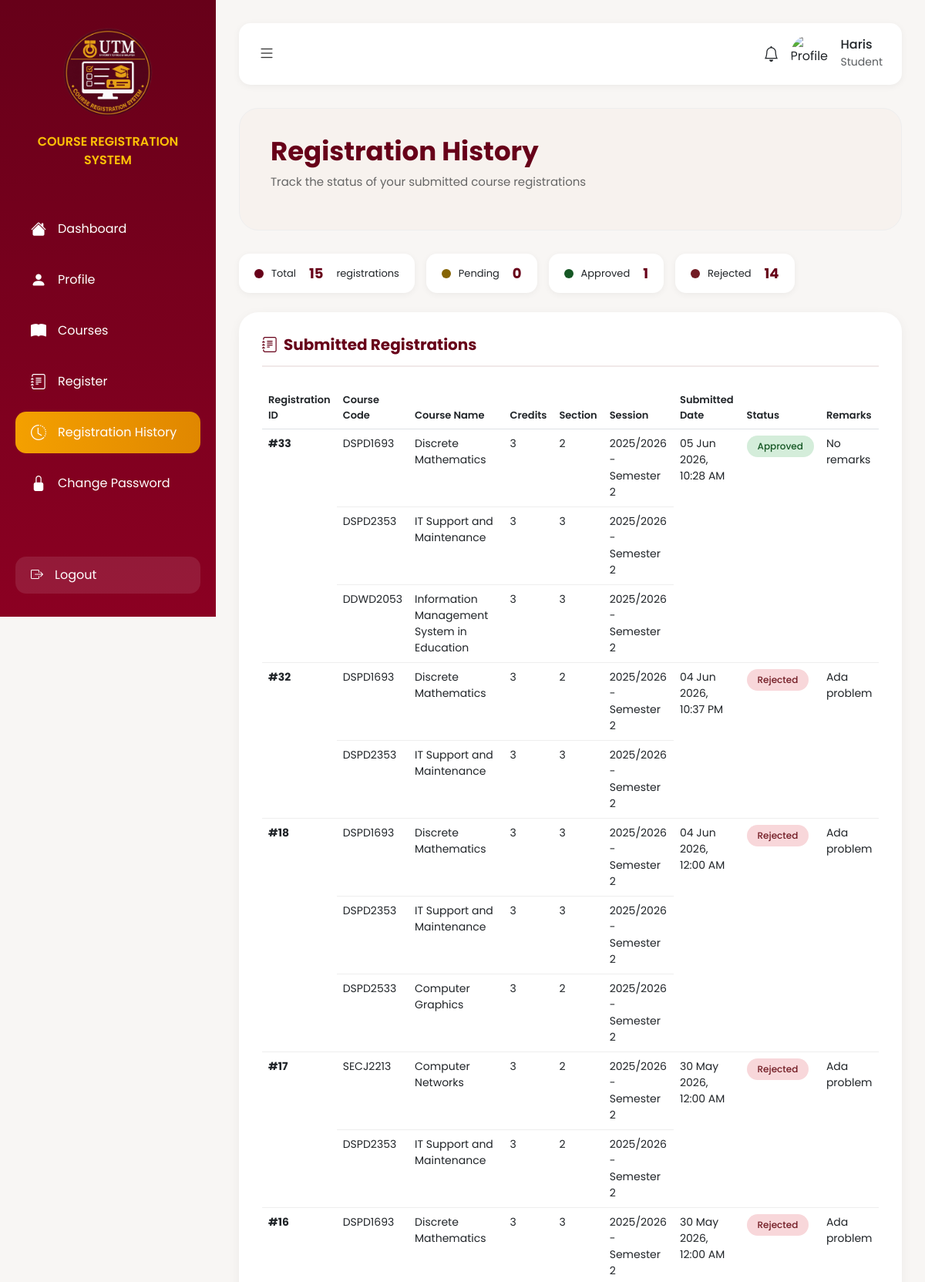
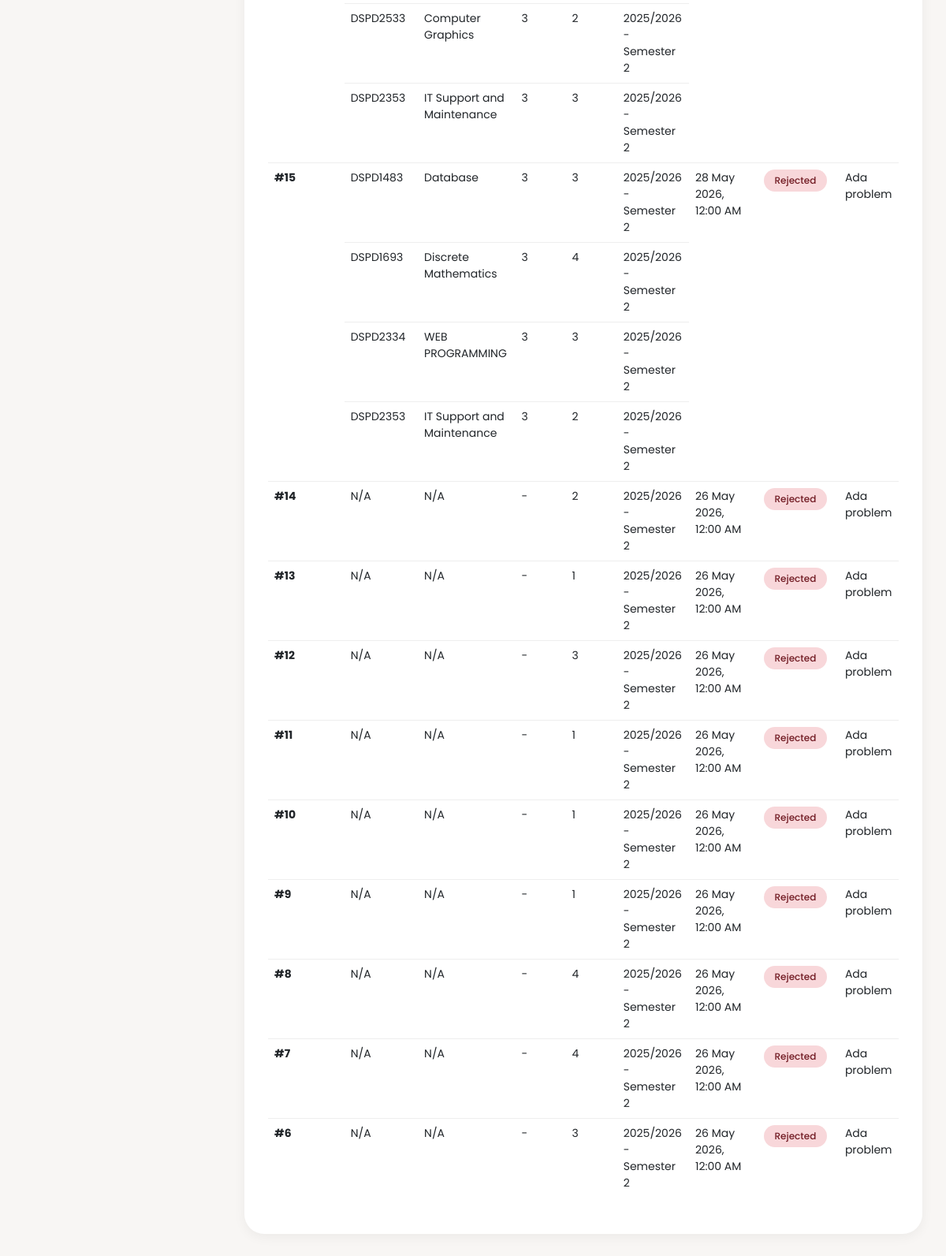
Page /student_registration_history.php (signed in) on the committed database (2 pictures, top to bottom).
### tables this page shows
CREATE TABLE `users` (
  `user_id` int(11) NOT NULL,
  `matrix_number` varchar(100) NOT NULL,
  `user_name` varchar(100) NOT NULL,
  `utm_email` varchar(100) NOT NULL,
  `second_email` varchar(100) NOT NULL,
  `phone` varchar(100) NOT NULL,
  `password` varchar(100) NOT NULL,
  `role` enum('student','advisor','admin') NOT NULL,
  `login_cred` varchar(100) DEFAULT NULL
);

CREATE TABLE `registration_courses` (
  `id` int(11) UNSIGNED NOT NULL,
  `registration_id` int(11) UNSIGNED NOT NULL,
  `subject_code` varchar(20) NOT NULL,
  `section` varchar(10) DEFAULT NULL
);

CREATE TABLE `course_registrations` (
  `id` int(11) UNSIGNED NOT NULL,
  `student_id` int(11) NOT NULL,
  `submission_date` datetime NOT NULL,
  `status` enum('pending','approved','rejected') NOT NULL DEFAULT 'pending',
  `advisor_remarks` text DEFAULT NULL,
  `reviewed_by` int(11) DEFAULT NULL,
  `reviewed_at` datetime DEFAULT NULL,
  `section` varchar(10) DEFAULT NULL,
  `session` varchar(50) DEFAULT '2025/2026 - Semester 2'
);

CREATE TABLE `subjects` (
  `subject_code` varchar(20) NOT NULL,
  `subject_name` varchar(100) NOT NULL,
  `credits` int(2) NOT NULL,
  `programme` varchar(100) NOT NULL,
  `is_hidden` tinyint(1) NOT NULL DEFAULT 0
);

### student_registration_history.php (the view, shortened to what this page needs)
<?php
include("db_connect.php");
$user_id = $_SESSION['user_id'];
$user_query = "SELECT user_name FROM users WHERE user_id = '$user_id'";
$user_result = mysqli_query($conn, $user_query);
$user = mysqli_fetch_assoc($user_result);
$student_name = $user ? $user['user_name'] : "Student";
$query = "SELECT
            cr.id as registration_id,
            cr.submission_date,
            cr.status,
            cr.advisor_remarks,
            cr.section as reg_section,
            cr.session,
            rc.subject_code,
            s.subject_name,
            s.credits,
            rc.section as course_section
          FROM course_registrations cr
          LEFT JOIN registration_courses rc ON cr.id = rc.registration_id
          LEFT JOIN subjects s ON rc.subject_code = s.subject_code
          WHERE cr.student_id = '$user_id'
          ORDER BY cr.submission_date DESC, cr.id DESC";
$result = mysqli_query($conn, $query);
?>
<!DOCTYPE html>
<html lang="en">
<head>
    <link href="https://cdn.jsdelivr.net/npm/bootstrap@5.3.0/dist/css/bootstrap.min.css" rel="stylesheet">
    <link rel="stylesheet" href="https://cdn.jsdelivr.net/npm/bootstrap-icons@1.11.3/font/bootstrap-icons.min.css">
</head>
<body>
<div class="sidebar" id="sidebar">
    <div class="logo">
        <img src="images/utmlogo.png" alt="UTM Logo">
        <div class="system-title">COURSE REGISTRATION SYSTEM</div>
    </div>
    <div class="menu">
        <a href="student_dashboard.php">
            <i class="bi bi-house-fill"></i>
            Dashboard
        </a>
        <a href="student_profile.php">
            <i class="bi bi-person-fill"></i>
            Profile
        </a>
        <a href="student_courses.php">
            <i class="bi bi-book-fill"></i>
            Courses
        </a>
        <a href="student_register.php">
            <i class="bi bi-journal-text"></i>
            Register
        </a>
        <a href="student_registration_history.php" class="active">
            <i class="bi bi-clock-history"></i>
            Registration History
        </a>
        <a href="student_change_password.php">
            <i class="bi bi-lock-fill"></i>
            Change Password
        </a>
    </div>
    <div class="logout">
        <a href="logout.php">
            <i class="bi bi-box-arrow-right"></i>
            Logout
        </a>
    </div>
</div>
<div class="main-content" id="mainContent">
    <div class="topbar">
        <button class="toggle-btn" onclick="toggleSidebar()">
            <i class="bi bi-list"></i>
        </button>
        <div class="profile-box" onclick="window.location.href='student_profile.php'">
            <i class="bi bi-bell fs-5"></i>
            <img src="https://cdn-icons-png.flaticon.com/512/3135/3135715.png" alt="Profile">
            <div>
                <h6 class="mb-0"><?php echo htmlspecialchars($student_name); ?></h6>
                <small class="text-muted">Student</small>
            </div>
        </div>
    </div>
    <div class="page-header">
        <div>
            <h2>Registration History</h2>
            <p>Track the status of your submitted course registrations</p>
        </div>
    </div>
    <?php
    $stats_query = "SELECT status, COUNT(*) as count FROM course_registrations WHERE student_id = '$user_id' GROUP BY status";
    $stats_result = mysqli_query($conn, $stats_query);
    $stats = ['pending' => 0, 'approved' => 0, 'rejected' => 0];
    while ($row = mysqli_fetch_assoc($stats_result)) {
        $stats[$row['status']] = $row['count'];
    }
    ?>
    <div class="summary-strip">
        <div class="strip-item">
            <span class="strip-dot" style="background: #670019;"></span>
            Total &nbsp;<strong><?php echo array_sum($stats); ?></strong>&nbsp; registrations
        </div>
        <div class="strip-item">
            <span class="strip-dot" style="background: #856404;"></span>
            Pending &nbsp;<strong><?php echo $stats['pending']; ?></strong>
        </div>
        <div class="strip-item">
            <span class="strip-dot" style="background: #155724;"></span>
            Approved &nbsp;<strong><?php echo $stats['approved']; ?></strong>
        </div>
        <div class="strip-item">
            <span class="strip-dot" style="background: #721c24;"></span>
            Rejected &nbsp;<strong><?php echo $stats['rejected']; ?></strong>
        </div>
    </div>
    <div class="history-table">
        <h3><i class="bi bi-journal-text me-2"></i>Submitted Registrations</h3>
        <div style="overflow-x: auto;">
            <table class="table">
                <thead>
                    <tr>
                        <th>Registration ID</th>
                        <th>Course Code</th>
                        <th>Course Name</th>
                        <th>Credits</th>
                        <th>Section</th>
                        <th>Session</th>
                        <th>Submitted Date</th>
                        <th>Status</th>
                        <th>Remarks</th>
                    </tr>
                </thead>
                <tbody>
                    <?php
                    $all_rows = [];
                    while ($row = mysqli_fetch_assoc($result)) {
                        $all_rows[] = $row;
                    }
                    $rowspans = [];
                    foreach ($all_rows as $row) {
                        $reg_id = $row['registration_id'];
                        if (!isset($rowspans[$reg_id])) {
                            $rowspans[$reg_id] = 0;
                        }
                        $rowspans[$reg_id]++;
                    }
                    $displayed_regs = [];
                    foreach ($all_rows as $index => $row):
                        $reg_id = $row['registration_id'];
                        $is_first_course = !in_array($reg_id, $displayed_regs);
                        $span = $rowspans[$reg_id];
                    ?>
                    <tr>
                        <?php if ($is_first_course): ?>
                        <td rowspan="<?php echo $span; ?>">
                            <strong>#<?php echo htmlspecialchars($row['registration_id']); ?></strong>
                        </td>
                        <?php
                            $displayed_regs[] = $reg_id;
                        endif;
                        ?>
                        <td><?php echo htmlspecialchars($row['subject_code'] ?? 'N/A'); ?></td>
                        <td><?php echo htmlspecialchars($row['subject_name'] ?? 'N/A'); ?></td>
                        <td><?php echo htmlspecialchars($row['credits'] ?? '-'); ?></td>
                        <td><?php echo htmlspecialchars($row['course_section'] ?: ($row['reg_section'] ?: 'TBD')); ?></td>
                        <td><?php echo htmlspecialchars($row['session'] ?: '2025/2026 - Semester 2'); ?></td>
                        <?php if ($is_first_course): ?>
                        <td rowspan="<?php echo $span; ?>"><?php echo date('d M Y, h:i A', strtotime($row['submission_date'])); ?></td>
                        <td rowspan="<?php echo $span; ?>">
                            <span class="status-badge status-<?php echo $row['status']; ?>">
                                <?php echo ucfirst($row['status']); ?>
                            </span>
                        </td>
                        <td rowspan="<?php echo $span; ?>">
                            <?php echo htmlspecialchars($row['advisor_remarks'] ?: 'No remarks'); ?>
                        </td>
                        <?php endif; ?>
                    </tr>
                    <?php endforeach; ?>
                </tbody>
            </table>
        </div>
    </div>
</div>
</body>
</html>

### student_registration_history.php (style rules this page uses)
* { margin: 0; padding: 0; box-sizing: border-box; font-family: 'Poppins', sans-serif; }
body { background: #f8f6f4; overflow-x: hidden; }
.sidebar { width: 280px; height: 100vh; background: linear-gradient(to bottom, #670019, #8b0022); position: fixed; padding: 30px 20px; color: white; transition: transform 0.3s ease; z-index: 1000; }
.logo { text-align: center; margin-bottom: 50px; }
.logo img { width: 130px; }
.system-title { color: #ffc107; font-size: 16px; font-weight: 600; margin-top: 12px; }
.menu a { display: flex; align-items: center; gap: 15px; text-decoration: none; color: white; padding: 12px 20px; border-radius: 14px; margin-bottom: 12px; transition: 0.3s; font-size: 16px; }
.menu a:hover, .menu .active { background: linear-gradient(to right, #f4a000, #e08700); }
.menu i { font-size: 20px; }
.logout { position: absolute; bottom: 30px; width: calc(100% - 40px); left: 20px; }
.logout a { display: flex; align-items: center; gap: 15px; text-decoration: none; color: white; padding: 12px 20px; border-radius: 14px; transition: 0.3s; font-size: 16px; background: rgba(255, 255, 255, 0.1); }
.main-content { margin-left: 280px; padding: 30px; transition: margin-left 0.3s ease; }
.topbar { display: flex; justify-content: space-between; align-items: center; margin-bottom: 30px; background: white; padding: 15px 25px; border-radius: 15px; box-shadow: 0 2px 10px rgba(0, 0, 0, 0.05); }
.toggle-btn { background: none; border: none; font-size: 22px; color: #333; cursor: pointer; padding: 0; line-height: 1; }
.profile-box { display: flex; align-items: center; gap: 15px; cursor: pointer; transition: 0.3s; }
.profile-box img { width: 50px; height: 50px; border-radius: 50%; object-fit: cover; }
.page-header { background: #f7f2ee; border-radius: 25px; padding: 35px 40px; margin-bottom: 30px; border: 1px solid #eee; }
.page-header h2 { font-size: 34px; font-weight: 700; color: #670019; }
.page-header p { color: #666; margin-top: 8px; font-size: 15px; }
.summary-strip { display: flex; gap: 15px; margin-bottom: 25px; flex-wrap: wrap; }
.strip-item { background: white; border-radius: 14px; padding: 12px 20px; box-shadow: 0 2px 8px rgba(0, 0, 0, 0.05); font-size: 13px; display: flex; align-items: center; gap: 10px; }
.strip-item strong { color: #670019; font-size: 18px; font-weight: 700; }
.strip-dot { width: 12px; height: 12px; border-radius: 50%; display: inline-block; }
.history-table { background: white; border-radius: 25px; padding: 30px; box-shadow: 0px 4px 15px rgba(0, 0, 0, 0.05); }
.history-table h3 { color: #670019; font-weight: 700; font-size: 20px; margin-bottom: 25px; padding-bottom: 15px; border-bottom: 2px solid #f0e8e8; }
table { width: 100%; border-collapse: collapse; }
th { text-align: left; padding: 12px 15px; background: #f8f6f4; color: #670019; font-weight: 600; font-size: 13px; }
th:first-child { border-radius: 10px 0 0 10px; }
th:last-child { border-radius: 0 10px 10px 0; }
td { padding: 15px; border-bottom: 1px solid #eee; font-size: 14px; color: #333; }
tbody tr:last-child td { border-bottom: none; }
.status-badge { padding: 5px 14px; border-radius: 20px; font-size: 12px; font-weight: 500; display: inline-block; }
.status-approved { background: #d4edda; color: #155724; }
.status-rejected { background: #f8d7da; color: #721c24; }

### rows in the picture
users: user_name "Haris"
registration_courses: registration "33", subject_code "DSPD1693", subject_code.subject_name "Discrete Mathematics", subject_code.credits "3", section "2", registration.session "2025/2026 - Semester 2", registration.submission_date "05 Jun 2026, 10:28 AM", registration.status "Approved", registration.advisor_remarks "No remarks"
registration_courses: subject_code "DSPD2353", subject_code.subject_name "IT Support and Maintenance", subject_code.credits "3", section "3", registration.session "2025/2026 - Semester 2"
registration_courses: subject_code "DDWD2053", subject_code.subject_name "Information Management System in Education", subject_code.credits "3", section "3", registration.session "2025/2026 - Semester 2"
registration_courses: registration "32", subject_code "DSPD1693", subject_code.subject_name "Discrete Mathematics", subject_code.credits "3", section "2", registration.session "2025/2026 - Semester 2", registration.submission_date "04 Jun 2026, 10:37 PM", registration.status "Rejected", registration.advisor_remarks "Ada problem"
registration_courses: subject_code "DSPD2353", subject_code.subject_name "IT Support and Maintenance", subject_code.credits "3", section "3", registration.session "2025/2026 - Semester 2"
registration_courses: registration "18", subject_code "DSPD1693", subject_code.subject_name "Discrete Mathematics", subject_code.credits "3", section "3", registration.session "2025/2026 - Semester 2", registration.submission_date "04 Jun 2026, 12:00 AM", registration.status "Rejected", registration.advisor_remarks "Ada problem"
registration_courses: subject_code "DSPD2353", subject_code.subject_name "IT Support and Maintenance", subject_code.credits "3", section "3", registration.session "2025/2026 - Semester 2"
registration_courses: subject_code "DSPD2533", subject_code.subject_name "Computer Graphics", subject_code.credits "3", section "2", registration.session "2025/2026 - Semester 2"
registration_courses: registration "17", subject_code "SECJ2213", subject_code.subject_name "Computer Networks", subject_code.credits "3", section "2", registration.session "2025/2026 - Semester 2", registration.submission_date "30 May 2026, 12:00 AM", registration.status "Rejected", registration.advisor_remarks "Ada problem"
registration_courses: subject_code "DSPD2353", subject_code.subject_name "IT Support and Maintenance", subject_code.credits "3", section "2", registration.session "2025/2026 - Semester 2"
registration_courses: registration "16", subject_code "DSPD1693", subject_code.subject_name "Discrete Mathematics", subject_code.credits "3", section "3", registration.session "2025/2026 - Semester 2", registration.submission_date "30 May 2026, 12:00 AM", registration.status "Rejected", registration.advisor_remarks "Ada problem"
registration_courses: subject_code "DSPD2533", subject_code.subject_name "Computer Graphics", subject_code.credits "3", section "2", registration.session "2025/2026 - Semester 2"
registration_courses: subject_code "DSPD2353", subject_code.subject_name "IT Support and Maintenance", subject_code.credits "3", section "3", registration.session "2025/2026 - Semester 2"
registration_courses: registration "15", subject_code "DSPD1483", subject_code.subject_name "Database", subject_code.credits "3", section "3", registration.session "2025/2026 - Semester 2", registration.submission_date "28 May 2026, 12:00 AM", registration.status "Rejected", registration.advisor_remarks "Ada problem"
registration_courses: subject_code "DSPD1693", subject_code.subject_name "Discrete Mathematics", subject_code.credits "3", section "4", registration.session "2025/2026 - Semester 2"
registration_courses: subject_code "DSPD2334", subject_code.subject_name "WEB PROGRAMMING", subject_code.credits "3", section "3", registration.session "2025/2026 - Semester 2"
registration_courses: subject_code "DSPD2353", subject_code.subject_name "IT Support and Maintenance", subject_code.credits "3", section "2", registration.session "2025/2026 - Semester 2"
course_registrations: id "14", subject_code "N/A", subject_name "N/A", credits "-", section "2", session "2025/2026 - Semester 2", submission_date "26 May 2026, 12:00 AM", status "Rejected", advisor_remarks "Ada problem"
course_registrations: id "13", subject_code "N/A", subject_name "N/A", credits "-", section "1", session "2025/2026 - Semester 2", submission_date "26 May 2026, 12:00 AM", status "Rejected", advisor_remarks "Ada problem"
course_registrations: id "12", subject_code "N/A", subject_name "N/A", credits "-", section "3", session "2025/2026 - Semester 2", submission_date "26 May 2026, 12:00 AM", status "Rejected", advisor_remarks "Ada problem"
course_registrations: id "11", subject_code "N/A", subject_name "N/A", credits "-", section "1", session "2025/2026 - Semester 2", submission_date "26 May 2026, 12:00 AM", status "Rejected", advisor_remarks "Ada problem"
course_registrations: id "10", subject_code "N/A", subject_name "N/A", credits "-", section "1", session "2025/2026 - Semester 2", submission_date "26 May 2026, 12:00 AM", status "Rejected", advisor_remarks "Ada problem"
course_registrations: id "9", subject_code "N/A", subject_name "N/A", credits "-", section "1", session "2025/2026 - Semester 2", submission_date "26 May 2026, 12:00 AM", status "Rejected", advisor_remarks "Ada problem"
course_registrations: id "8", subject_code "N/A", subject_name "N/A", credits "-", section "4", session "2025/2026 - Semester 2", submission_date "26 May 2026, 12:00 AM", status "Rejected", advisor_remarks "Ada problem"
course_registrations: id "7", subject_code "N/A", subject_name "N/A", credits "-", section "4", session "2025/2026 - Semester 2", submission_date "26 May 2026, 12:00 AM", status "Rejected", advisor_remarks "Ada problem"
course_registrations: id "6", subject_code "N/A", subject_name "N/A", credits "-", section "3", session "2025/2026 - Semester 2", submission_date "26 May 2026, 12:00 AM", status "Rejected", advisor_remarks "Ada problem"

### other values in the picture
array_sum($stats) "15"
$stats['pending'] "0"
$stats['approved'] "1"
$stats['rejected'] "14"
